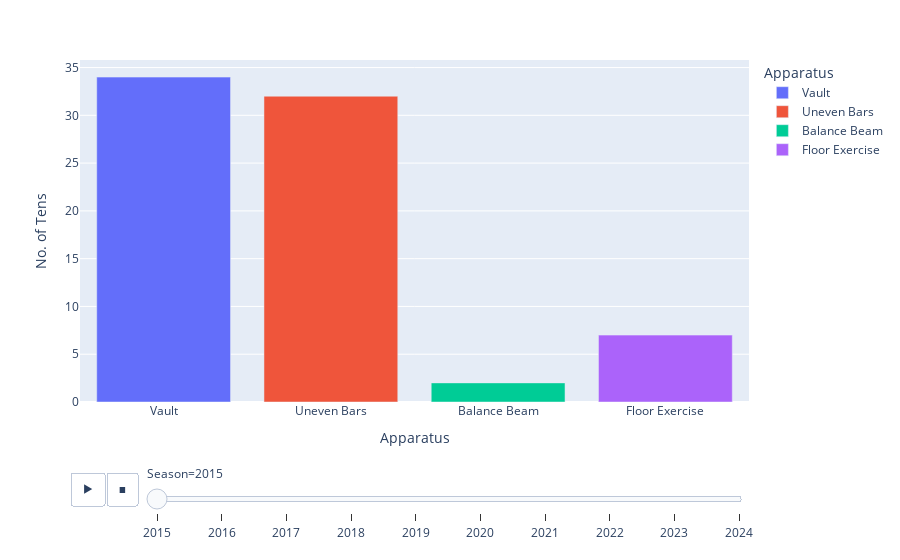

Write notebook code for a chart like this one.
### Code cell
px.bar(tenniest_apparatus_melted, 
           x="Apparatus", 
           y="No. of Tens", 
           animation_frame = "Season",       
           color = "Apparatus", 
           hover_name = "Apparatus"
           )

### Figure 1 — Plotly figure (JSON) as saved in the notebook; plotly's stock layout.template omitted (floating-point values rounded to 4 significant figures)
{"data": [{"alignmentgroup": "True", "hovertemplate": "<b>%{hovertext}</b><br><br>Apparatus=%{x}<br>Season=2015<br>No. of Tens=%{y}<extra></extra>", "hovertext": ["Vault"], "legendgroup": "Vault", "marker": {"color": "#636efa", "pattern": {"shape": ""}}, "name": "Vault", "offsetgroup": "Vault", "orientation": "v", "showlegend": true, "textposition": "auto", "type": "bar", "x": ["Vault"], "xaxis": "x", "y": [34], "yaxis": "y"}, {"alignmentgroup": "True", "hovertemplate": "<b>%{hovertext}</b><br><br>Apparatus=%{x}<br>Season=2015<br>No. of Tens=%{y}<extra></extra>", "hovertext": ["Uneven Bars"], "legendgroup": "Uneven Bars", "marker": {"color": "#EF553B", "pattern": {"shape": ""}}, "name": "Uneven Bars", "offsetgroup": "Uneven Bars", "orientation": "v", "showlegend": true, "textposition": "auto", "type": "bar", "x": ["Uneven Bars"], "xaxis": "x", "y": [32], "yaxis": "y"}, {"alignmentgroup": "True", "hovertemplate": "<b>%{hovertext}</b><br><br>Apparatus=%{x}<br>Season=2015<br>No. of Tens=%{y}<extra></extra>", "hovertext": ["Balance Beam"], "legendgroup": "Balance Beam", "marker": {"color": "#00cc96", "pattern": {"shape": ""}}, "name": "Balance Beam", "offsetgroup": "Balance Beam", "orientation": "v", "showlegend": true, "textposition": "auto", "type": "bar", "x": ["Balance Beam"], "xaxis": "x", "y": [2], "yaxis": "y"}, {"alignmentgroup": "True", "hovertemplate": "<b>%{hovertext}</b><br><br>Apparatus=%{x}<br>Season=2015<br>No. of Tens=%{y}<extra></extra>", "hovertext": ["Floor Exercise"], "legendgroup": "Floor Exercise", "marker": {"color": "#ab63fa", "pattern": {"shape": ""}}, "name": "Floor Exercise", "offsetgroup": "Floor Exercise", "orientation": "v", "showlegend": true, "textposition": "auto", "type": "bar", "x": ["Floor Exercise"], "xaxis": "x", "y": [7], "yaxis": "y"}], "layout": {"barmode": "relative", "legend": {"title": {"text": "Apparatus"}, "tracegroupgap": 0}, "margin": {"t": 60}, "sliders": [{"active": 0, "currentvalue": {"prefix": "Season="}, "len": 0.9, "pad": {"b": 10, "t": 60}, "steps": [{"args": [["2015"], {"frame": {"duration": 0, "redraw": true}, "fromcurrent": true, "mode": "immediate", "transition": {"duration": 0, "easing": "linear"}}], "label": "2015", "method": "animate"}, {"args": [["2016"], {"frame": {"duration": 0, "redraw": true}, "fromcurrent": true, "mode": "immediate", "transition": {"duration": 0, "easing": "linear"}}], "label": "2016", "method": "animate"}, {"args": [["2017"], {"frame": {"duration": 0, "redraw": true}, "fromcurrent": true, "mode": "immediate", "transition": {"duration": 0, "easing": "linear"}}], "label": "2017", "method": "animate"}, {"args": [["2018"], {"frame": {"duration": 0, "redraw": true}, "fromcurrent": true, "mode": "immediate", "transition": {"duration": 0, "easing": "linear"}}], "label": "2018", "method": "animate"}, {"args": [["2019"], {"frame": {"duration": 0, "redraw": true}, "fromcurrent": true, "mode": "immediate", "transition": {"duration": 0, "easing": "linear"}}], "label": "2019", "method": "animate"}, {"args": [["2020"], {"frame": {"duration": 0, "redraw": true}, "fromcurrent": true, "mode": "immediate", "transition": {"duration": 0, "easing": "linear"}}], "label": "2020", "method": "animate"}, {"args": [["2021"], {"frame": {"duration": 0, "redraw": true}, "fromcurrent": true, "mode": "immediate", "transition": {"duration": 0, "easing": "linear"}}], "label": "2021", "method": "animate"}, {"args": [["2022"], {"frame": {"duration": 0, "redraw": true}, "fromcurrent": true, "mode": "immediate", "transition": {"duration": 0, "easing": "linear"}}], "label": "2022", "method": "animate"}, {"args": [["2023"], {"frame": {"duration": 0, "redraw": true}, "fromcurrent": true, "mode": "immediate", "transition": {"duration": 0, "easing": "linear"}}], "label": "2023", "method": "animate"}, {"args": [["2024"], {"frame": {"duration": 0, "redraw": true}, "fromcurrent": true, "mode": "immediate", "transition": {"duration": 0, "easing": "linear"}}], "label": "2024", "method": "animate"}], "x": 0.1, "xanchor": "left", "y": 0, "yanchor": "top"}], "updatemenus": [{"buttons": [{"args": [null, {"frame": {"duration": 500, "redraw": true}, "fromcurrent": true, "mode": "immediate", "transition": {"duration": 500, "easing": "linear"}}], "label": "&#9654;", "method": "animate"}, {"args": [[null], {"frame": {"duration": 0, "redraw": true}, "fromcurrent": true, "mode": "immediate", "transition": {"duration": 0, "easing": "linear"}}], "label": "&#9724;", "method": "animate"}], "direction": "left", "pad": {"r": 10, "t": 70}, "showactive": false, "type": "buttons", "x": 0.1, "xanchor": "right", "y": 0, "yanchor": "top"}], "xaxis": {"anchor": "y", "categoryarray": ["Vault", "Uneven Bars", "Balance Beam", "Floor Exercise"], "categoryorder": "array", "domain": [0, 1], "title": {"text": "Apparatus"}}, "yaxis": {"anchor": "x", "domain": [0, 1], "title": {"text": "No. of Tens"}}}}
